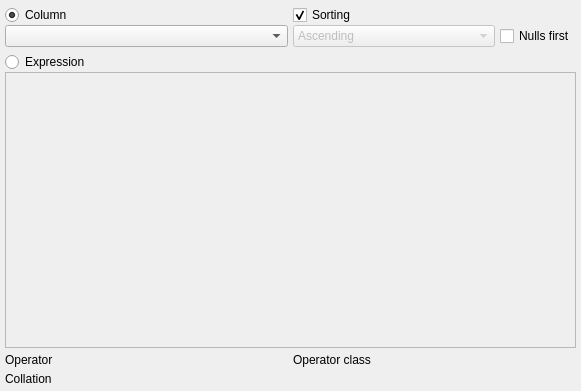
<?xml version="1.0" encoding="UTF-8"?>
<ui version="4.0">
 <class>ElementWidget</class>
 <widget class="QWidget" name="ElementWidget">
  <property name="geometry">
   <rect>
    <x>0</x>
    <y>0</y>
    <width>581</width>
    <height>391</height>
   </rect>
  </property>
  <property name="minimumSize">
   <size>
    <width>550</width>
    <height>300</height>
   </size>
  </property>
  <property name="windowTitle">
   <string>Element properties</string>
  </property>
  <layout class="QVBoxLayout" name="verticalLayout_4">
   <property name="spacing">
    <number>5</number>
   </property>
   <property name="leftMargin">
    <number>5</number>
   </property>
   <property name="topMargin">
    <number>5</number>
   </property>
   <property name="rightMargin">
    <number>5</number>
   </property>
   <property name="bottomMargin">
    <number>5</number>
   </property>
   <item>
    <layout class="QHBoxLayout" name="horizontalLayout_2">
     <property name="spacing">
      <number>5</number>
     </property>
     <property name="rightMargin">
      <number>0</number>
     </property>
     <property name="bottomMargin">
      <number>0</number>
     </property>
     <item>
      <layout class="QVBoxLayout" name="verticalLayout">
       <property name="spacing">
        <number>0</number>
       </property>
       <item>
        <widget class="QRadioButton" name="column_rb">
         <property name="sizePolicy">
          <sizepolicy hsizetype="Fixed" vsizetype="Fixed">
           <horstretch>0</horstretch>
           <verstretch>0</verstretch>
          </sizepolicy>
         </property>
         <property name="minimumSize">
          <size>
           <width>0</width>
           <height>0</height>
          </size>
         </property>
         <property name="maximumSize">
          <size>
           <width>16777215</width>
           <height>16777215</height>
          </size>
         </property>
         <property name="text">
          <string>Column</string>
         </property>
         <property name="checked">
          <bool>true</bool>
         </property>
         <property name="autoExclusive">
          <bool>false</bool>
         </property>
        </widget>
       </item>
       <item>
        <layout class="QHBoxLayout" name="horizontalLayout_3">
         <item>
          <widget class="QComboBox" name="column_cmb">
           <property name="sizePolicy">
            <sizepolicy hsizetype="Expanding" vsizetype="Fixed">
             <horstretch>0</horstretch>
             <verstretch>0</verstretch>
            </sizepolicy>
           </property>
           <property name="maximumSize">
            <size>
             <width>16777215</width>
             <height>16777215</height>
            </size>
           </property>
           <property name="iconSize">
            <size>
             <width>28</width>
             <height>28</height>
            </size>
           </property>
          </widget>
         </item>
        </layout>
       </item>
      </layout>
     </item>
     <item>
      <layout class="QVBoxLayout" name="verticalLayout_3">
       <property name="spacing">
        <number>0</number>
       </property>
       <item>
        <widget class="QCheckBox" name="sorting_chk">
         <property name="sizePolicy">
          <sizepolicy hsizetype="Fixed" vsizetype="Fixed">
           <horstretch>0</horstretch>
           <verstretch>0</verstretch>
          </sizepolicy>
         </property>
         <property name="text">
          <string>Sorting</string>
         </property>
         <property name="checked">
          <bool>true</bool>
         </property>
        </widget>
       </item>
       <item>
        <layout class="QHBoxLayout" name="horizontalLayout">
         <property name="spacing">
          <number>5</number>
         </property>
         <item>
          <widget class="QComboBox" name="sort_mode_cmb">
           <property name="enabled">
            <bool>false</bool>
           </property>
           <property name="sizePolicy">
            <sizepolicy hsizetype="Expanding" vsizetype="Fixed">
             <horstretch>0</horstretch>
             <verstretch>0</verstretch>
            </sizepolicy>
           </property>
           <item>
            <property name="text">
             <string>Ascending</string>
            </property>
           </item>
           <item>
            <property name="text">
             <string>Descending</string>
            </property>
           </item>
          </widget>
         </item>
         <item>
          <widget class="QCheckBox" name="nulls_first_chk">
           <property name="sizePolicy">
            <sizepolicy hsizetype="Preferred" vsizetype="Fixed">
             <horstretch>0</horstretch>
             <verstretch>0</verstretch>
            </sizepolicy>
           </property>
           <property name="text">
            <string>Nulls first</string>
           </property>
          </widget>
         </item>
        </layout>
       </item>
      </layout>
     </item>
    </layout>
   </item>
   <item>
    <layout class="QVBoxLayout" name="verticalLayout_2">
     <property name="spacing">
      <number>0</number>
     </property>
     <item>
      <widget class="QRadioButton" name="expression_rb">
       <property name="sizePolicy">
        <sizepolicy hsizetype="Fixed" vsizetype="Fixed">
         <horstretch>0</horstretch>
         <verstretch>0</verstretch>
        </sizepolicy>
       </property>
       <property name="minimumSize">
        <size>
         <width>0</width>
         <height>0</height>
        </size>
       </property>
       <property name="maximumSize">
        <size>
         <width>16777215</width>
         <height>16777215</height>
        </size>
       </property>
       <property name="text">
        <string>Expression</string>
       </property>
       <property name="checked">
        <bool>false</bool>
       </property>
       <property name="autoExclusive">
        <bool>false</bool>
       </property>
      </widget>
     </item>
     <item>
      <widget class="QPlainTextEdit" name="elem_expr_txt">
       <property name="enabled">
        <bool>false</bool>
       </property>
       <property name="sizePolicy">
        <sizepolicy hsizetype="Expanding" vsizetype="MinimumExpanding">
         <horstretch>0</horstretch>
         <verstretch>0</verstretch>
        </sizepolicy>
       </property>
       <property name="maximumSize">
        <size>
         <width>16777215</width>
         <height>16777215</height>
        </size>
       </property>
       <property name="frameShadow">
        <enum>QFrame::Shadow::Sunken</enum>
       </property>
       <property name="lineWidth">
        <number>1</number>
       </property>
       <property name="midLineWidth">
        <number>0</number>
       </property>
       <property name="verticalScrollBarPolicy">
        <enum>Qt::ScrollBarPolicy::ScrollBarAsNeeded</enum>
       </property>
       <property name="horizontalScrollBarPolicy">
        <enum>Qt::ScrollBarPolicy::ScrollBarAsNeeded</enum>
       </property>
      </widget>
     </item>
    </layout>
   </item>
   <item>
    <layout class="QHBoxLayout" name="horizontalLayout_5">
     <item>
      <layout class="QVBoxLayout" name="operator_lt">
       <property name="spacing">
        <number>5</number>
       </property>
       <item>
        <widget class="QLabel" name="operator_lbl">
         <property name="sizePolicy">
          <sizepolicy hsizetype="Expanding" vsizetype="Preferred">
           <horstretch>0</horstretch>
           <verstretch>0</verstretch>
          </sizepolicy>
         </property>
         <property name="text">
          <string>Operator</string>
         </property>
        </widget>
       </item>
      </layout>
     </item>
     <item>
      <layout class="QVBoxLayout" name="op_class_lt">
       <property name="spacing">
        <number>5</number>
       </property>
       <item>
        <widget class="QLabel" name="op_class_lbl">
         <property name="sizePolicy">
          <sizepolicy hsizetype="Expanding" vsizetype="Preferred">
           <horstretch>0</horstretch>
           <verstretch>0</verstretch>
          </sizepolicy>
         </property>
         <property name="minimumSize">
          <size>
           <width>0</width>
           <height>0</height>
          </size>
         </property>
         <property name="maximumSize">
          <size>
           <width>16777215</width>
           <height>16777215</height>
          </size>
         </property>
         <property name="text">
          <string>Operator class</string>
         </property>
        </widget>
       </item>
      </layout>
     </item>
    </layout>
   </item>
   <item>
    <layout class="QHBoxLayout" name="horizontalLayout_6">
     <item>
      <layout class="QVBoxLayout" name="collation_lt">
       <property name="spacing">
        <number>5</number>
       </property>
       <item>
        <widget class="QLabel" name="collation_lbl">
         <property name="sizePolicy">
          <sizepolicy hsizetype="Expanding" vsizetype="Preferred">
           <horstretch>0</horstretch>
           <verstretch>0</verstretch>
          </sizepolicy>
         </property>
         <property name="text">
          <string>Collation</string>
         </property>
        </widget>
       </item>
      </layout>
     </item>
    </layout>
   </item>
  </layout>
 </widget>
 <tabstops>
  <tabstop>column_rb</tabstop>
  <tabstop>expression_rb</tabstop>
  <tabstop>elem_expr_txt</tabstop>
  <tabstop>sorting_chk</tabstop>
  <tabstop>nulls_first_chk</tabstop>
 </tabstops>
 <resources/>
 <connections/>
</ui>
